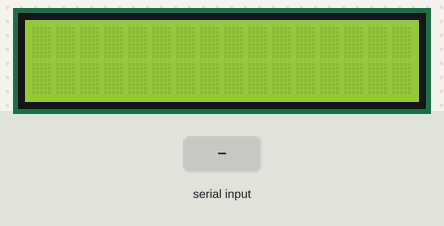
The sketch below on a simulated Arduino Uno, built with avr-gcc and run on an emulated ATmega328P. Parts: 16×2 character LCD. The test bench sets the inputs (shaded band).

Above: at 1.2 s.
1.3 s: "1" received over Serial
At 3.4 s:
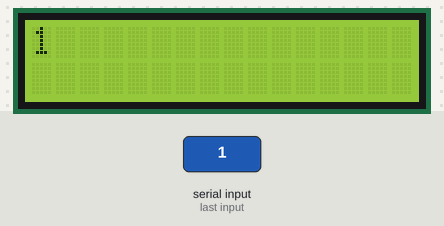
Timing chart, 0 to 4.9 s (numbered marks = the images above; inputs shaded):
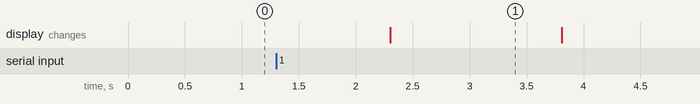

The sketch:

project_2.ino
```cpp
#include <LiquidCrystal.h>
LiquidCrystal LCD(12, 11, 5, 4, 3, 2);
String s = "";
String a = "";
void setup()

{

LCD.begin(16, 2);

Serial.begin(9600);

}

void loop()
 {

  if (Serial.available()) {
    while (Serial.available() > 0) {
      LCD.clear();
      String data = (Serial.readString());
      if(data.length() == 1 && data[0] == 'x'){
        Serial.flush();
        LCD.clear();
        s="";
        a="";
        data="";
        break;
      }


      LCD.print(data);
      delay(1500);
      LCD.clear();
      s = s + "~" + data;

      while(!Serial.available()){

        for(int p=0; p < s.length() ;p++){
          if(s[p]!='~'){
            a += s[p];
          }
          else{
              LCD.clear();
              LCD.print(a);
              delay(1500);
              a="";
          }
         }
        LCD.clear();
        LCD.print(a);
        delay(1500);
        a="";
       }
  }
 }
}
```

Measured:
- after the input at 1.3 s, the display: changes after 1.0 s (image 1)
